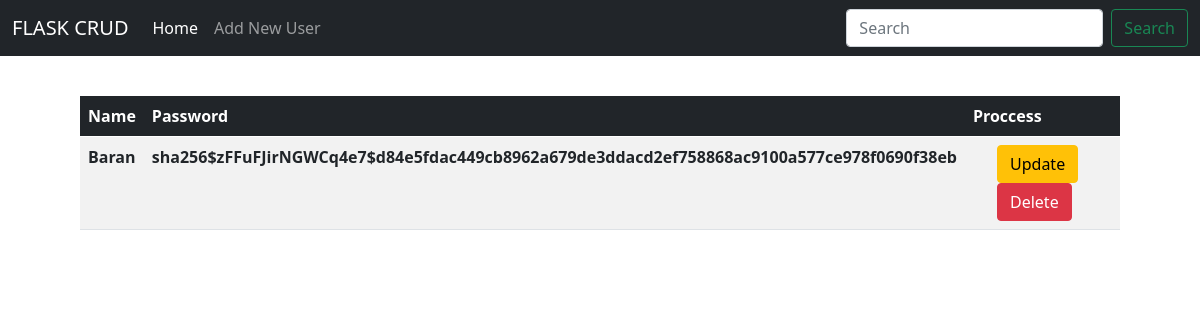
The app's page /detail/2 with its own data.
### crudsqlalchemey/app/server.py (models this page shows, shortened)
class Users(db.Model):
  id = db.Column(db.Integer, primary_key=True)
  name = db.Column(db.String(80), unique=True, nullable=False)
  password = db.Column(db.String(120), nullable=False)

### crudsqlalchemey/app/server.py (the view)
@app.route('/detail/<param>')
def detail(param):
  result = Users.query.get_or_404(param)
  return render_template('detail.html', title='Detail', user=result)

### crudsqlalchemey/app/templates/detail.html
{% extends 'layout.html' %}
{% block body_content%}
  <table class="table table-striped">
    <thead class="table-dark">
      <th>Name</th>
      <th>Password</th>
      <th>Proccess</th>
    </thead>
    <tbody>
      <tr>
        <th>{{user.name}}</th>
        <th>{{user.password}}</th>
        <th style="width: 280px;">
          <form action="update/{{user.id}}" method="GET"  style="width: 115px;float: right";>
            <input type="submit" class="btn btn-warning" value="Update">
          </form>
          <form action="delete/{{user.id}}" method="POST"  style="width: 115px;float: right";>
            <input type="submit" class="btn btn-danger" value="Delete">
          </form>
        </th>
      </tr>
  </table>
{% endblock %}

### records on screen
Users: name "Baran", password "sha256$zFFuFJirNGWCq4e7$d84e5fdac449cb8962a679de3ddacd2ef758868ac9100a577ce978f0690f38eb"
